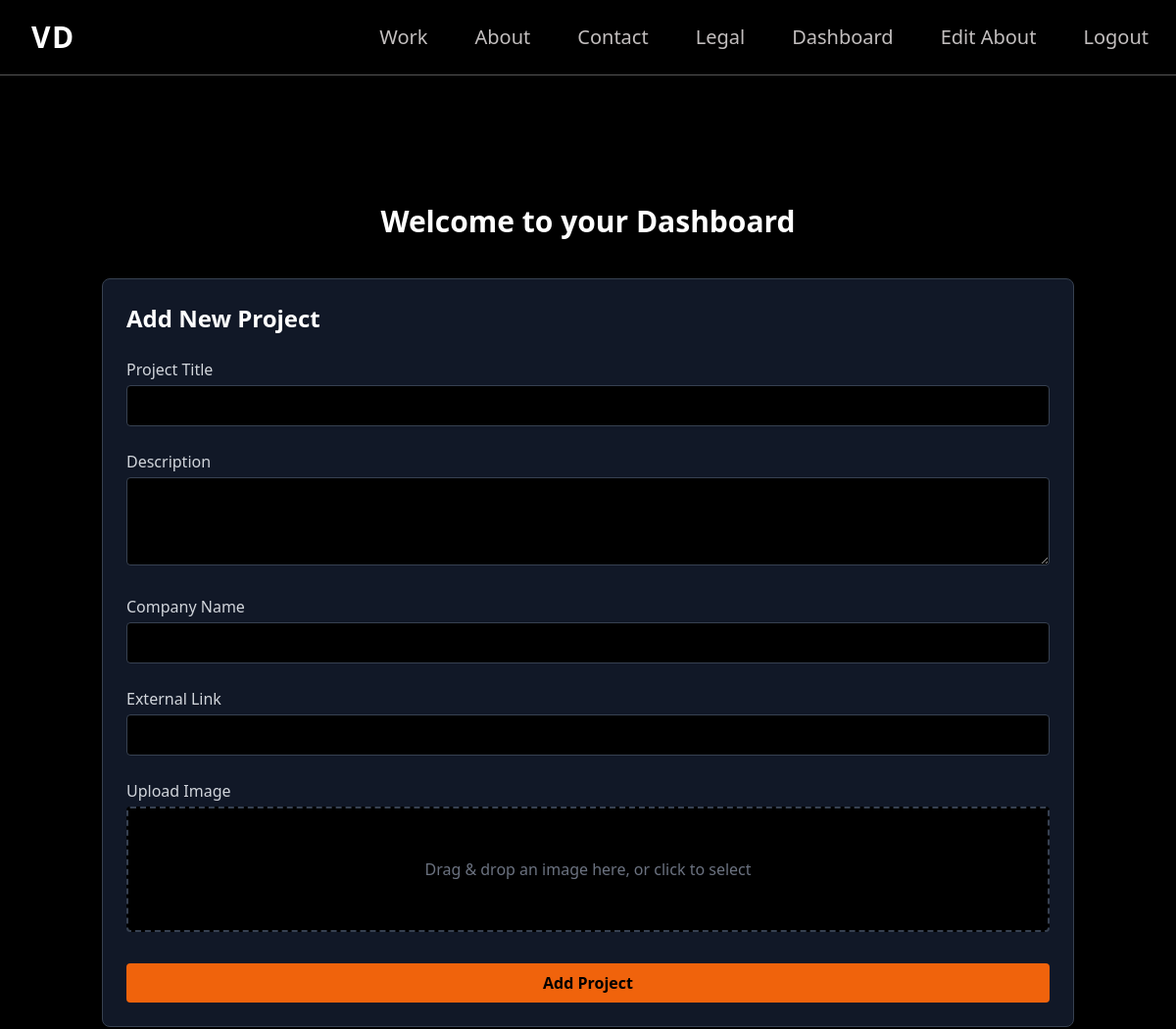
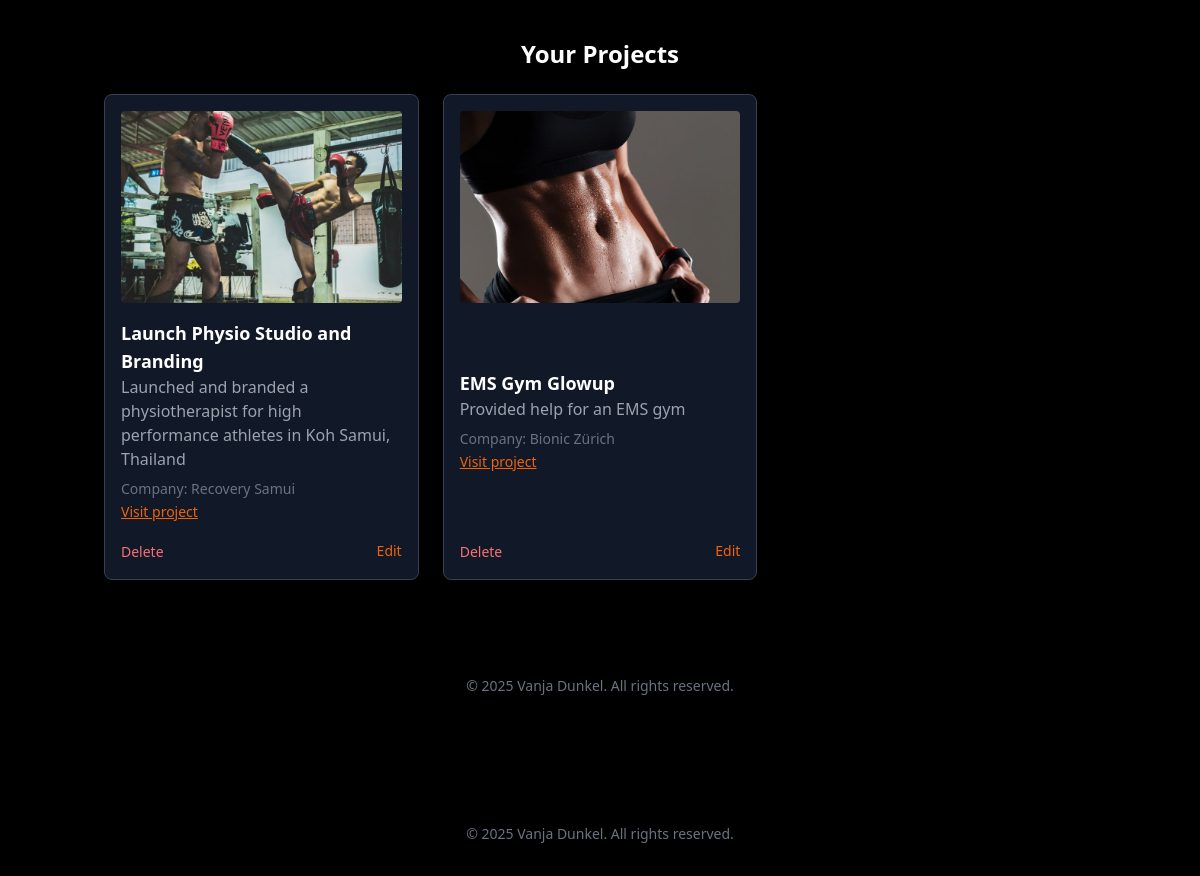
The app's page /dashboard.php (signed in) with its own data (2 pictures, top to bottom).
### tables this page shows
CREATE TABLE `projects` (
  `id` int NOT NULL AUTO_INCREMENT,
  `title` varchar(255) NOT NULL,
  `description` text NOT NULL,
  `company` varchar(255) DEFAULT NULL,
  `image` varchar(255) DEFAULT NULL,
  `link` varchar(255) DEFAULT NULL,
  `created_at` timestamp NULL DEFAULT CURRENT_TIMESTAMP,
  PRIMARY KEY (`id`)
);

### dashboard.php (called while the page is built, shortened)
<?php
require_once __DIR__ . '/app/Core/Database.php';
require_once __DIR__ . '/app/Models/Project.php';
$projectModel = new Project();
$projects = $projectModel->getAll();
require __DIR__ . '/app/Views/partials/header.php';
require __DIR__ . '/app/Views/dashboard.view.php';
require __DIR__ . '/app/Views/partials/footer.php';

### app/core/Database.php (called while the page is built, shortened)
<?php
class Database
{
    private static ?PDO $instance = null;
    public static function getInstance(): PDO
    {
        if (self::$instance === null) {
            $config = require __DIR__ . '/../../config/config.php';
            try {
                self::$instance = new PDO(
                    "mysql:host={$config['db_host']};dbname={$config['db_name']};charset=utf8mb4",
                    $config['db_user'],
                    $config['db_pass']
                );
                self::$instance->setAttribute(PDO::ATTR_ERRMODE, PDO::ERRMODE_EXCEPTION);
            } catch (PDOException $e) {
                die("Connection to database failed: " . $e->getMessage());
            }
        }
        return self::$instance;
    }
}

### app/Models/Project.php (called while the page is built, shortened)
<?php
class Project
{
    private PDO $db;
    public function __construct()
    {
        $this->db = Database::getInstance();
    }
    public function getAll(): array
    {
        $stmt = $this->db->query("
            SELECT *
              FROM projects
          ORDER BY created_at DESC
        ");
        return $stmt->fetchAll(PDO::FETCH_ASSOC);
    }
}

### app/Views/dashboard.view.php (the view, shortened to what this page needs)
<?php require __DIR__ . '/partials/header.php'; ?>
<main class="pt-20 max-w-5xl mx-auto px-4 space-y-10">
    <h1 class="text-3xl font-bold text-white text-center">Welcome to your Dashboard</h1>
    <form action="" method="post" enctype="multipart/form-data"
          class="bg-gray-900 p-6 rounded-lg border border-gray-700 space-y-6">
        <h2 class="text-2xl font-semibold text-white">Add New Project</h2>
        <div>
            <label for="title" class="block mb-1 text-gray-300">Project Title</label>
            <input type="text" name="title" id="title" required
                   class="w-full px-4 py-2 bg-black text-white border border-gray-700 rounded focus:outline-none focus:ring-2 focus:ring-accent"/>
        </div>
        <div>
            <label for="description" class="block mb-1 text-gray-300">Description</label>
            <textarea name="description" id="description" rows="3" required
                      class="w-full px-4 py-2 bg-black text-white border border-gray-700 rounded focus:outline-none focus:ring-2 focus:ring-accent"></textarea>
        </div>
        <div>
            <label for="company" class="block mb-1 text-gray-300">Company Name</label>
            <input type="text" name="company" id="company"
                   class="w-full px-4 py-2 bg-black text-white border border-gray-700 rounded focus:outline-none focus:ring-2 focus:ring-accent"/>
        </div>
        <div>
            <label for="link" class="block mb-1 text-gray-300">External Link</label>
            <input type="url" name="link" id="link"
                   class="w-full px-4 py-2 bg-black text-white border border-gray-700 rounded focus:outline-none focus:ring-2 focus:ring-accent"/>
        </div>
        <div>
            <label class="block mb-1 text-gray-300">Upload Image</label>
            <div id="dropzone"
                 class="w-full h-32 flex flex-col items-center justify-center border-2 border-dashed border-gray-700 rounded cursor-pointer bg-black text-gray-500 hover:border-accent transition">
                <p>Drag & drop an image here, or click to select</p>
            </div>
        </div>
        <button type="submit"
                class="w-full bg-accent text-black font-semibold py-2 rounded hover:bg-opacity-90 transition">
            Add Project
        </button>
    </form>
    <?php if (!empty($projects)): ?>
        <section class="space-y-6 mt-12">
            <h2 class="text-2xl font-semibold text-white text-center">Your Projects</h2>
            <div class="grid grid-cols-1 sm:grid-cols-2 lg:grid-cols-3 gap-6">
                <?php foreach ($projects as $project): ?>
                    <div class="bg-gray-900 p-4 rounded-lg border border-gray-700 flex flex-col justify-between">
                        <?php if (!empty($project['image'])): ?>
                            <img src="<?= htmlspecialchars($project['image']) ?>"
                                 alt="<?= htmlspecialchars($project['title']) ?>"
                                 class="w-full h-48 object-cover rounded mb-4"/>
                        <?php endif; ?>
                        <div>
                            <h3 class="text-lg font-bold text-white"><?= htmlspecialchars($project['title']) ?></h3>
                            <p class="text-gray-400 mb-2"><?= htmlspecialchars($project['description']) ?></p>
                            <?php if (!empty($project['company'])): ?>
                                <p class="text-sm text-gray-500">
                                    Company: <?= htmlspecialchars($project['company']) ?></p>
                            <?php endif; ?>
                            <?php if (!empty($project['link'])): ?>
                                <a href="<?= htmlspecialchars($project['link']) ?>"
                                   class="text-accent underline text-sm" target="_blank" rel="noopener noreferrer">
                                    Visit project
                                </a>
                            <?php endif; ?>
                        </div>
                        <div class="flex justify-between items-center mt-4">
                            <form action="delete_project.php" method="post" onsubmit="return confirm('Are you sure?');">
                                <button type="submit" class="text-red-400 hover:text-red-600 text-sm">Delete</button>
                            </form>
                            <a href="edit_project.php?id=<?= $project['id'] ?>"
                               class="text-accent hover:text-white text-sm">Edit</a>
                        </div>
                    </div>
                <?php endforeach; ?>
            </div>
        </section>
    <?php endif; ?>
</main>
<?php require __DIR__ . '/partials/footer.php'; ?>

### records on screen
projects: image (picture), title "Launch Physio Studio and Branding", description "Launched and branded a physiotherapist for high performance athletes in Koh Samui, Thailand", company "Recovery Samui"
projects: image (picture), title "EMS Gym Glowup", description "Provided help for an EMS gym", company "Bionic Zürich"
